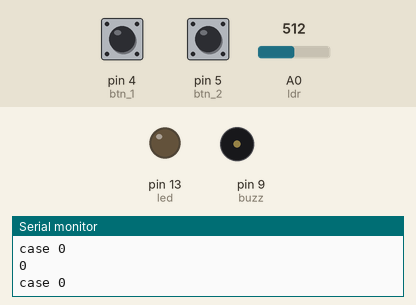
This sketch was run on a simulated Arduino Uno, built with avr-gcc and run on an emulated ATmega328P. On the bench: output pins drawn as LEDs (lit = HIGH), buzzer (waves = sounding), the last lines printed to the serial monitor. Dashed ring = blinking. The inputs (shaded band) are chosen by the test bench; at power-on: pin 4 (btn_1) LOW, pin 5 (btn_2) LOW, A0 (ldr) = 512.

Above: at 1.2 s.
1.3 s: pin 4 (btn_1) pulled HIGH for 0.15 s
At 1.51 s:
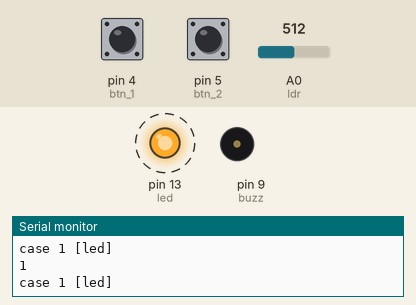
4.3 s: pin 4 (btn_1) pulled HIGH for 1 s
At 4.45 s:
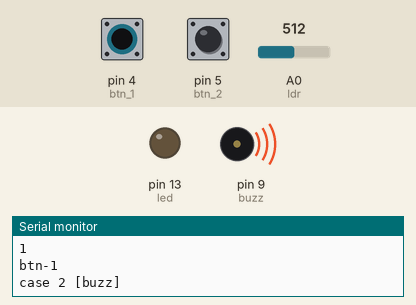
6.8 s: pin 5 (btn_2) pulled HIGH for 1 s
At 7.23 s:
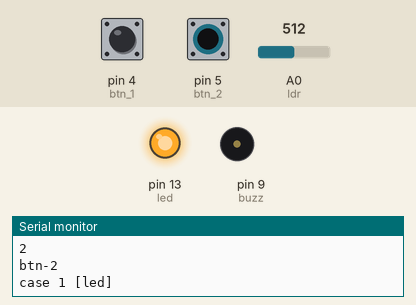
Timing chart, 0 to 9.8 s (numbered marks = the images above; inputs shaded):
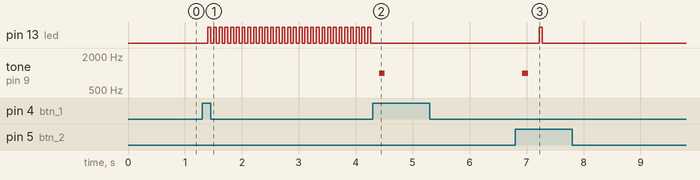

The sketch:

switch-case-statement.ino
```cpp
#define btn_1 4
#define btn_2 5
#define led 13
#define buzz 9
#define ldr A0
int i;

void setup() {
  Serial.begin(9600);
  pinMode(led, OUTPUT);
  pinMode(buzz, OUTPUT);
  pinMode(btn_1, INPUT);
  pinMode(btn_2, INPUT);
  pinMode(ldr, INPUT);
}

void loop() {

  if (digitalRead(btn_1)) {
    Serial.println("btn-1");
    i++;
    delay(100);
  }
  if (digitalRead(btn_2)) {
    Serial.println("btn-2");
    i--;
    delay(100);
  }

  switch (i) {
    case 1:
      Serial.print("case 1");
      Serial.println(" [led]");
      digitalWrite(led, HIGH);
      delay(50);
      digitalWrite(led, LOW);
      delay(50);
      break;
    case 2:
      Serial.print("case 2");
      Serial.println(" [buzz]");
      tone(buzz, 1000);
      delay(100);
      noTone(buzz);
      delay(100);
      break;
    case 3:
      Serial.print("case 3");
      Serial.println(" [ldr]");
      Serial.println(analogRead(ldr));
      delay(50);
      break;

    default:
      Serial.println("case 0");
      delay(100);
      break;

  }
  //  min max logic
  if (i > 3 ) {
    i = 3;
  }else if (i < 0 ) {
    i = 0;
  }
  Serial.println(i);
}
```

Measured:
- after the input at 1.3 s, pin 13 (led): alternates HIGH for 0.05 s and LOW for 0.05 s, starting after 0.10 s
- after the input at 4.3 s, pin 13 (led): stops changing and stays LOW; tone on pin 9 (buzz): silent → 1000 Hz after 0.11 s, → silent 0.10 s later
- after the input at 6.8 s, pin 13 (led): LOW → HIGH after 0.43 s, → LOW 0.05 s later; tone on pin 9 (buzz): silent → 1000 Hz after 0.13 s, → silent 0.10 s later
